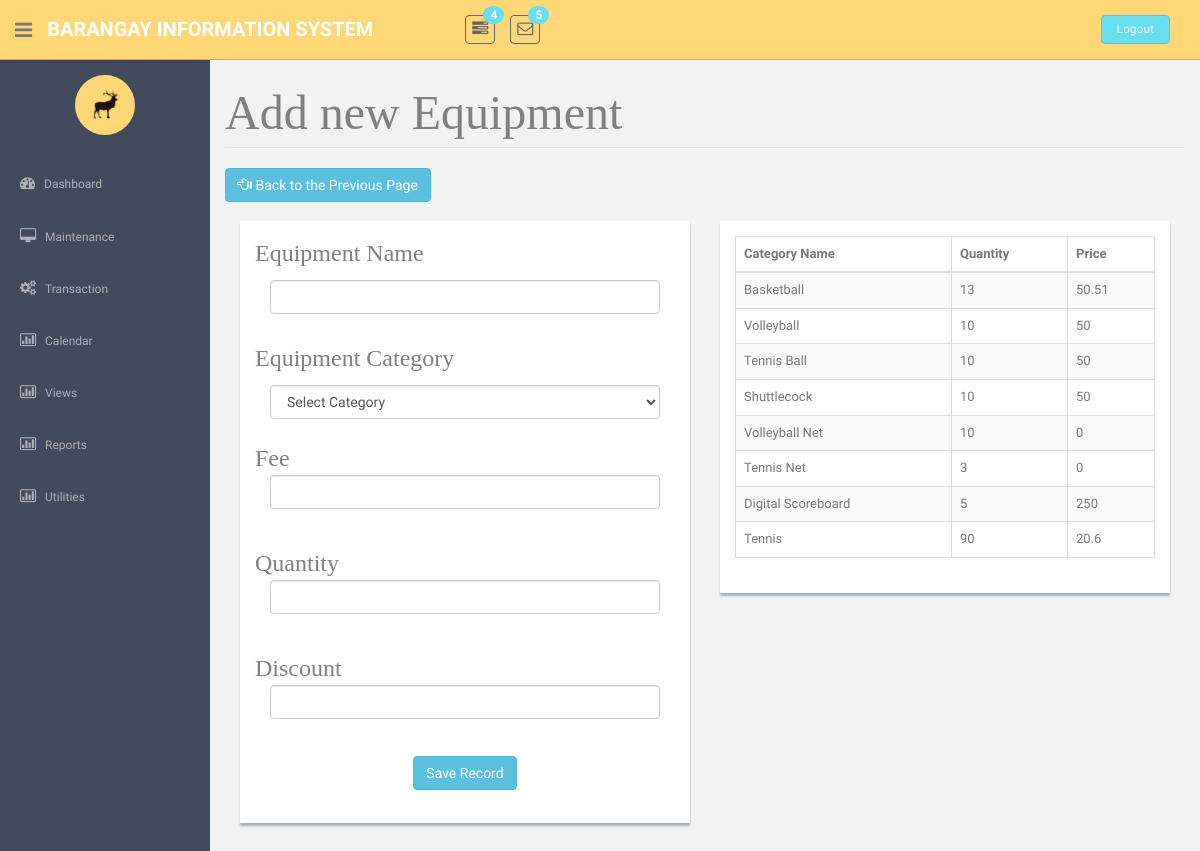
/EquipmentAdd.php, run on an earlier commit of the app's database.
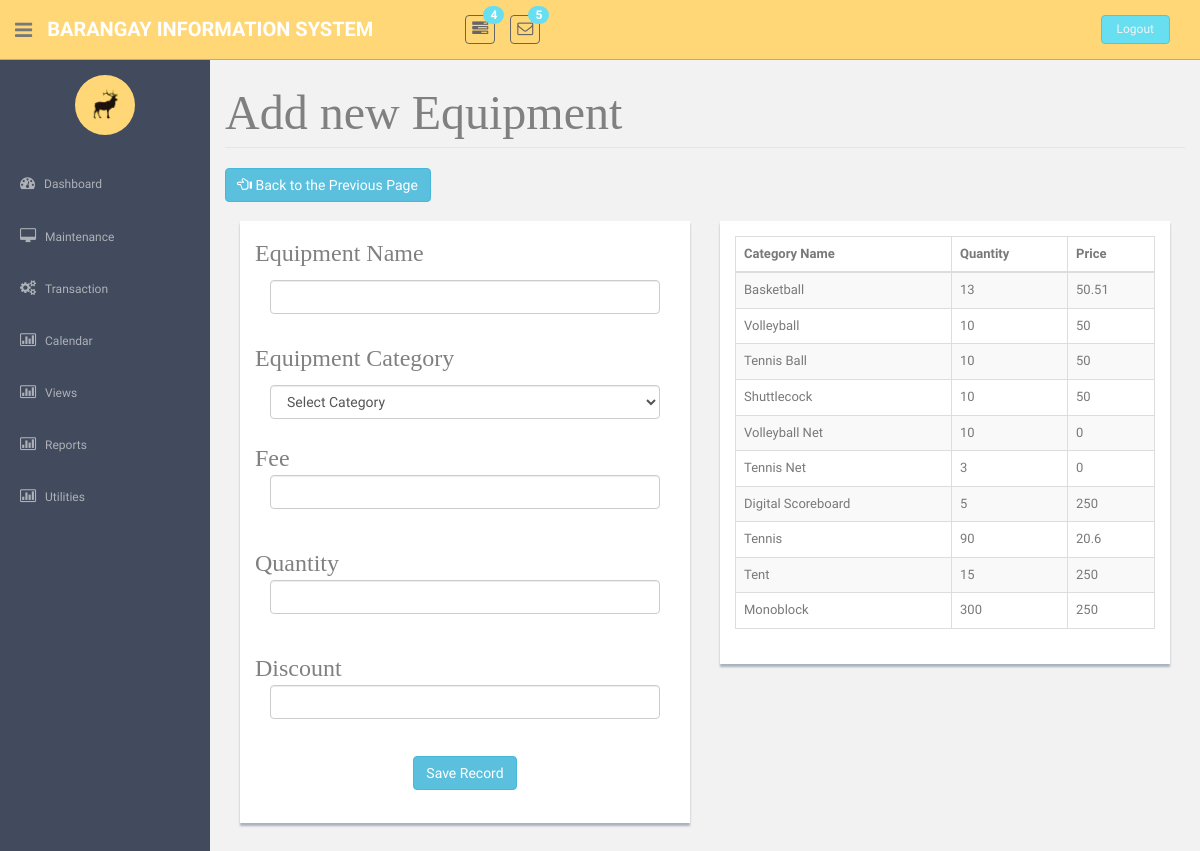
And on a later commit of the database.
### tables this page shows
CREATE TABLE `tblequipment` (
  `strEquipNo` int(25) NOT NULL,
  `strEquipName` varchar(85) NOT NULL,
  `strEquipCategory` varchar(25) NOT NULL,
  `intEquipQuantity` int(11) NOT NULL,
  `dblEquipFee` double NOT NULL,
  `dblEquipDiscount` double NOT NULL,
  `strStatus` varchar(10) NOT NULL
);

### EquipmentAdd.php (the view, shortened to what this page needs)
<!DOCTYPE html>
          <?php require('header.php');?>
    <?php require('sidebar.php');?>
      <section id="main-content">
         <br>
          <section class="wrapper site-min-height">
 <legend ><font face = "cambria" size = 8 color = "grey"> Add new Equipment</font></legend>
 <button  class="btn btn-info" onclick="window.location.href='EquipmentMaintenance.php'">  <i class="glyphicon glyphicon-hand-left" aria-hidden="true"></i>&nbsp;Back to the Previous Page</button><br><br>
		<form method = POST>
							<div class="col-sm-9 col-md-6 col-lg-6">
<div class = "showback">
		<p><font face = "cambria" size = 5 color = "grey"> Equipment Name </font></p>
		<div class = "form-group">
			<div class="col-sm-12">
				<input id="controlno" name = "controlno" class="form-control input-group-lg reg_name" type="text"  required>
           </div>
		</div><br><br><br>
		<div class="split-para"><font face = "cambria" size = 5 color = "grey"> Equipment Category</font></p>
			<div class="col-sm-12">
			<select class="form-control input-group-lg reg_name" id = "equip" name = "equip">
                <option>Select Category</option>
			</select>
			</div>
		</div><br><br><br>
		<font face = "cambria" size = 5 color = "grey"> Fee </font><br>
		<div class = "form-group">
			<div class="col-sm-12">
				<input id="controlno1" name = "fee"  value="" class="form-control input-group-lg reg_name" type="number" step = any min= 0 value = "0"  required>
			</div>
		</div><br><br><br>
		<font face = "cambria" size = 5 color = "grey"> Quantity </font><br>
		<div class = "form-group">
			<div class="col-sm-12">
				<input id="controlno1" name = "quantity"  value="" class="form-control input-group-lg reg_name" type="number" min="1" value = "0" required>
			</div>
		</div><br><br><br>
  <font face = "cambria" size = 5 color = "grey"> Discount </font><br>
		<div class = "form-group">
			<div class="col-sm-12">
				<input id="controlno1" name = "disc"  value="" class="form-control input-group-lg reg_name" type="number" min="0" value = "0" required>
			</div>
		</div><br><br><br>
		<center> <input type="submit" class="btn btn-info" name = "btnAdd" id = "btnAdd"  value = "Save Record"  >
		<br><br></center></div></div>
		<div class="col-sm-3 col-md-6 col-lg-6">
		<div class = "showback">
		<table  class="table table-striped table-bordered table-hover" >
		<thead>
		<th>Category Name</th>
		<th>Quantity</th>
		<th>Price</th>
		</thead>
		<tbody>
							<?php
					require('connection.php');
				$sql = "select * from tblequipment ";
				$query = mysqli_query($con, $sql);
				if(mysqli_num_rows($query) > 0){
					while($row = mysqli_fetch_object($query)){?>
					<tr>
					<td><?php echo $row->strEquipName?></td>
					<td><?php echo $row->intEquipQuantity?></td>
					<td><?php echo $row->dblEquipFee?></td>
				<?php }}?>
		</tbody>
		</table></div>
		</div>
</form>
		</section><! --/wrapper -->
      </section>
  </section>
  </body>
</html>

What changed in the data, as far as the page shows it:
added tblequipment: strEquipName "Tent", intEquipQuantity "15", dblEquipFee "250"
added tblequipment: strEquipName "Monoblock", intEquipQuantity "300", dblEquipFee "250"
